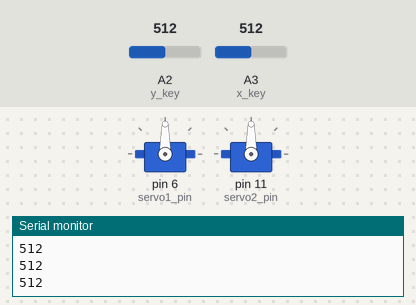
This sketch was run on a simulated Arduino Uno, built with avr-gcc and run on an emulated ATmega328P. Parts: 2 × servo, the last lines printed to the serial monitor. The test bench sets the inputs (shaded band); at power-on: A2 (y_key) = 512, A3 (x_key) = 512.

Above: at 1.2 s.
1.3 s: A2 (y_key) set to 683
2.8 s: A2 (y_key) set to 711
At 2.96 s:
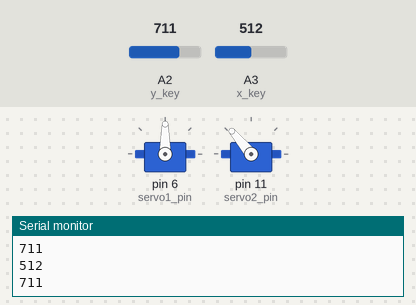
At 4.4 s:
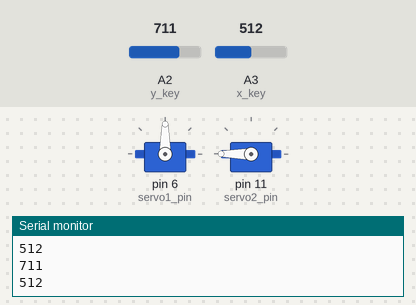
4.7 s: A3 (x_key) set to 316
6.2 s: A3 (x_key) set to 287
At 6.9 s:
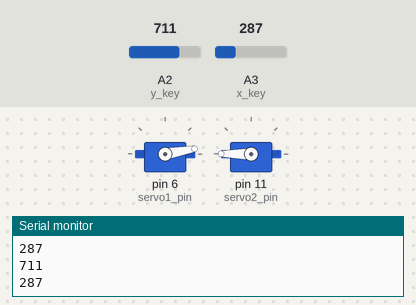
8.0 s: A2 (y_key) set to 310
9.5 s: A2 (y_key) set to 285
At 11.1 s:
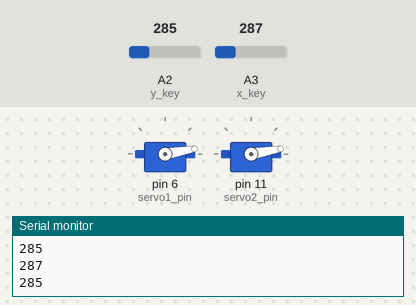
Timing chart, 0 to 12.6 s (numbered marks = the images above; inputs shaded):
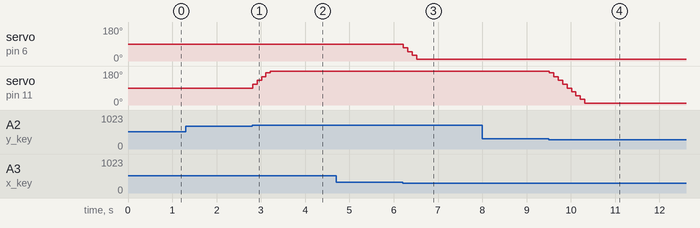

The sketch:

2Servo_Joystick_Left___Right.ino
```cpp
#include <Servo.h>
Servo servo1;
Servo servo2;
int x_key = A3;
int y_key = A2;
int x_pos;
int y_pos;
int servo1_pin = 6;
int servo2_pin = 11;
int initial_position = 90;
int initial_position1 = 90;

void setup ( ) {
Serial.begin (9600) ;
servo1.attach (servo1_pin ) ;
servo2.attach (servo2_pin ) ;
servo1.write (initial_position);
servo2.write (initial_position1);
pinMode (x_key, INPUT) ;
pinMode (y_key, INPUT) ;
}

void loop ( ) {
x_pos = analogRead (x_key) ;
Serial.println(x_pos);
y_pos = analogRead (y_key) ;
Serial.println(y_pos);
if (x_pos < 300)
{
if (initial_position < 20)
{ }
else
{
  initial_position = initial_position - 20;
  servo1.write ( initial_position );
  delay (100) ;
}
}
if (x_pos > 700)
{
if (initial_position > 180)
{}
else
{
initial_position = initial_position + 20;
servo1.write ( initial_position ) ;
delay (100) ;
}
}

if (y_pos < 300){
if (initial_position1 < 20)
{ }
else
{ initial_position1 = initial_position1 - 20;
servo2.write ( initial_position1 );
delay (100) ;
}
}
if (y_pos > 700)
{
if (initial_position1 > 180)
{ }
else
{
initial_position1 = initial_position1 + 20;
servo2.write ( initial_position1 ) ;
delay (100) ;
}
}
//delay(1000);
}
```

Measured:
- the behaviour switches between 700 and 701 on A2 (y_key) (found by bisection; images 0 and 1)
- the behaviour switches between 300 and 299 on A3 (x_key) (found by bisection; images 2 and 3)
- the behaviour switches between 300 and 299 on A2 (y_key) (found by bisection; images 3 and 4)
- after the input at 2.8 s, servo on pin 11 (servo2_pin): moves from 90° to 180° over 0.40 s, starting at once
- after the input at 6.2 s, servo on pin 6 (servo1_pin): 90° → 70° at once, → 50° 0.10 s later, → 30° 0.10 s later, → 10° 0.10 s later
- after the input at 9.5 s, servo on pin 11 (servo2_pin): moves from 180° to 10° over 0.81 s, starting at once
